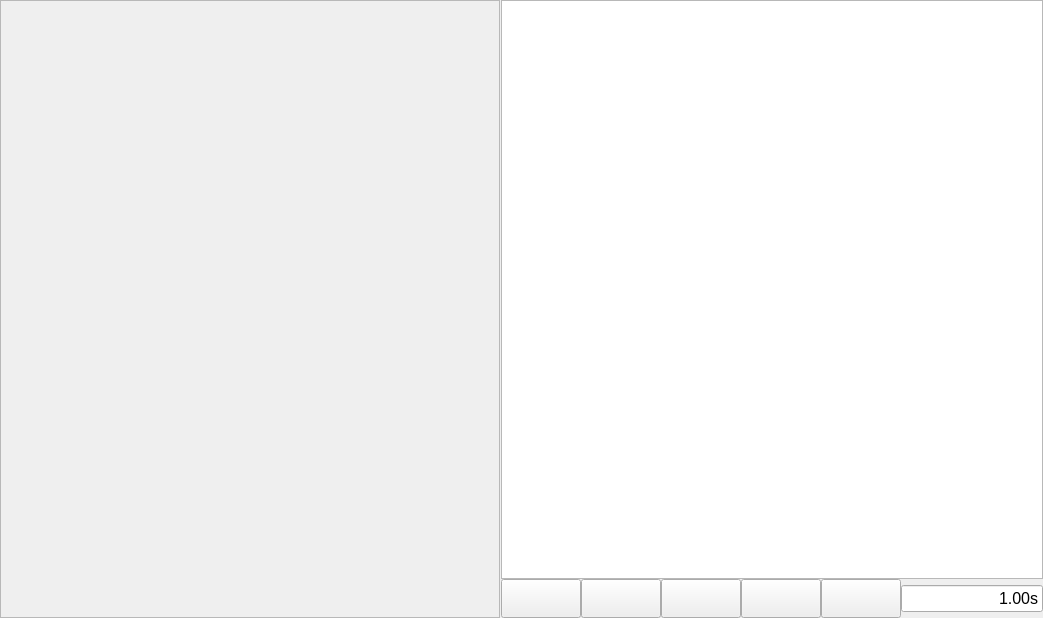
<?xml version="1.0" encoding="UTF-8"?>
<!-- Automaticky vygeneroval QtCreator, autor: Jan Holásek (xholas09) -->
<ui version="4.0">
 <class>ChessWidget</class>
 <widget class="QWidget" name="ChessWidget">
  <property name="geometry">
   <rect>
    <x>0</x>
    <y>0</y>
    <width>1010</width>
    <height>618</height>
   </rect>
  </property>
  <property name="windowTitle">
   <string>Form</string>
  </property>
  <layout class="QHBoxLayout" name="horizontalLayout">
   <property name="spacing">
    <number>1</number>
   </property>
   <property name="leftMargin">
    <number>0</number>
   </property>
   <property name="topMargin">
    <number>0</number>
   </property>
   <property name="rightMargin">
    <number>0</number>
   </property>
   <property name="bottomMargin">
    <number>0</number>
   </property>
   <item>
    <widget class="QFrame" name="frame">
     <property name="minimumSize">
      <size>
       <width>500</width>
       <height>500</height>
      </size>
     </property>
     <property name="frameShape">
      <enum>QFrame::StyledPanel</enum>
     </property>
     <property name="frameShadow">
      <enum>QFrame::Raised</enum>
     </property>
    </widget>
   </item>
   <item>
    <layout class="QVBoxLayout" name="verticalLayout">
     <property name="spacing">
      <number>0</number>
     </property>
     <item>
      <widget class="QTextBrowser" name="textBrowser">
       <property name="sizePolicy">
        <sizepolicy hsizetype="Minimum" vsizetype="Preferred">
         <horstretch>0</horstretch>
         <verstretch>0</verstretch>
        </sizepolicy>
       </property>
       <property name="font">
        <font>
         <pointsize>12</pointsize>
        </font>
       </property>
       <property name="textInteractionFlags">
        <set>Qt::TextSelectableByKeyboard|Qt::TextSelectableByMouse</set>
       </property>
      </widget>
     </item>
     <item>
      <layout class="QGridLayout" name="gridLayout">
       <property name="spacing">
        <number>0</number>
       </property>
       <item row="0" column="3">
        <widget class="QPushButton" name="buttonToLast">
         <property name="sizePolicy">
          <sizepolicy hsizetype="Fixed" vsizetype="Fixed">
           <horstretch>0</horstretch>
           <verstretch>0</verstretch>
          </sizepolicy>
         </property>
         <property name="font">
          <font>
           <pointsize>20</pointsize>
          </font>
         </property>
         <property name="icon">
          <iconset resource="resources.qrc">
           <normaloff>:/img/arrowRightSkip</normaloff>:/img/arrowRightSkip</iconset>
         </property>
         <property name="iconSize">
          <size>
           <width>40</width>
           <height>40</height>
          </size>
         </property>
        </widget>
       </item>
       <item row="0" column="0">
        <widget class="QPushButton" name="buttonToFirst">
         <property name="sizePolicy">
          <sizepolicy hsizetype="Fixed" vsizetype="Fixed">
           <horstretch>0</horstretch>
           <verstretch>0</verstretch>
          </sizepolicy>
         </property>
         <property name="font">
          <font>
           <pointsize>20</pointsize>
           <strikeout>false</strikeout>
          </font>
         </property>
         <property name="icon">
          <iconset resource="resources.qrc">
           <normaloff>:/img/arrowLeftSkip</normaloff>:/img/arrowLeftSkip</iconset>
         </property>
         <property name="iconSize">
          <size>
           <width>40</width>
           <height>40</height>
          </size>
         </property>
        </widget>
       </item>
       <item row="0" column="2">
        <widget class="QPushButton" name="buttonNext">
         <property name="sizePolicy">
          <sizepolicy hsizetype="Fixed" vsizetype="Fixed">
           <horstretch>0</horstretch>
           <verstretch>0</verstretch>
          </sizepolicy>
         </property>
         <property name="font">
          <font>
           <pointsize>20</pointsize>
          </font>
         </property>
         <property name="icon">
          <iconset resource="resources.qrc">
           <normaloff>:/img/arrowRight</normaloff>:/img/arrowRight</iconset>
         </property>
         <property name="iconSize">
          <size>
           <width>40</width>
           <height>40</height>
          </size>
         </property>
        </widget>
       </item>
       <item row="0" column="1">
        <widget class="QPushButton" name="buttonPrevious">
         <property name="sizePolicy">
          <sizepolicy hsizetype="Fixed" vsizetype="Fixed">
           <horstretch>0</horstretch>
           <verstretch>0</verstretch>
          </sizepolicy>
         </property>
         <property name="font">
          <font>
           <pointsize>20</pointsize>
          </font>
         </property>
         <property name="icon">
          <iconset resource="resources.qrc">
           <normaloff>:/img/arrowLeft</normaloff>:/img/arrowLeft</iconset>
         </property>
         <property name="iconSize">
          <size>
           <width>40</width>
           <height>40</height>
          </size>
         </property>
        </widget>
       </item>
       <item row="0" column="4">
        <widget class="QPushButton" name="buttonPlayPause">
         <property name="sizePolicy">
          <sizepolicy hsizetype="Fixed" vsizetype="Fixed">
           <horstretch>0</horstretch>
           <verstretch>0</verstretch>
          </sizepolicy>
         </property>
         <property name="font">
          <font>
           <pointsize>20</pointsize>
          </font>
         </property>
         <property name="icon">
          <iconset resource="resources.qrc">
           <normaloff>:/img/arrowPlayPause</normaloff>:/img/arrowPlayPause</iconset>
         </property>
         <property name="iconSize">
          <size>
           <width>40</width>
           <height>40</height>
          </size>
         </property>
        </widget>
       </item>
       <item row="0" column="5">
        <widget class="QLineEdit" name="lineEdit">
         <property name="sizePolicy">
          <sizepolicy hsizetype="Minimum" vsizetype="Fixed">
           <horstretch>0</horstretch>
           <verstretch>0</verstretch>
          </sizepolicy>
         </property>
         <property name="font">
          <font>
           <pointsize>12</pointsize>
          </font>
         </property>
         <property name="text">
          <string>1.00s</string>
         </property>
         <property name="maxLength">
          <number>8</number>
         </property>
         <property name="alignment">
          <set>Qt::AlignRight|Qt::AlignTrailing|Qt::AlignVCenter</set>
         </property>
        </widget>
       </item>
      </layout>
     </item>
    </layout>
   </item>
  </layout>
 </widget>
 <resources>
  <include location="resources.qrc"/>
 </resources>
 <connections/>
</ui>
